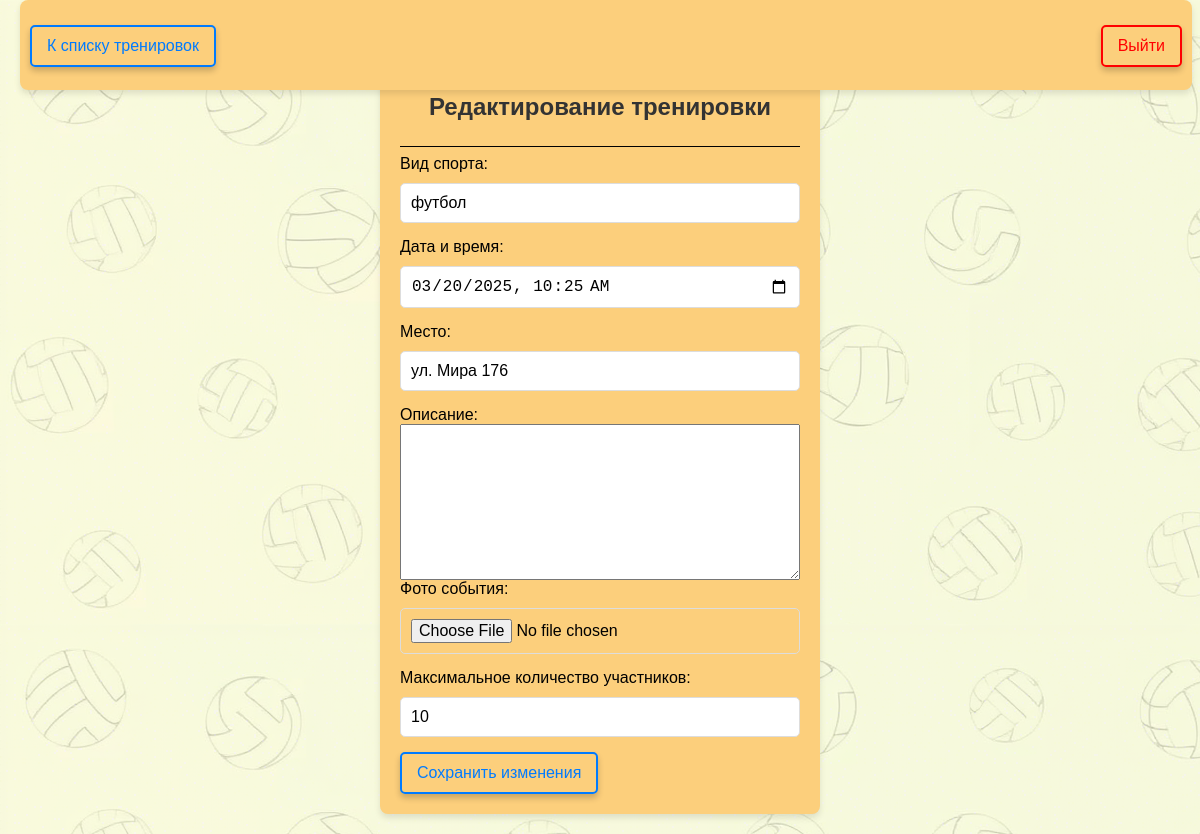
Page /training/12/edit/ (signed in) on the committed database.
### users/models.py (models this page shows, shortened)
class Training(models.Model):
    sport_type = models.CharField(max_length=100, verbose_name="Вид спорта")
    date = models.DateTimeField(verbose_name="Дата и время")
    location = models.CharField(max_length=255, verbose_name="Место")
    organizer = models.ForeignKey(User, on_delete=models.CASCADE, verbose_name="Организатор")
    description = models.TextField(blank=True, verbose_name="Описание")  # Описание тренировки
    image = models.ImageField(upload_to='training_images/', blank=True, null=True, verbose_name="Фото события")  # Фото
    max_participants = models.PositiveIntegerField(default=10, verbose_name="Максимальное количество участников")  # Лимит участников
    participants = models.ManyToManyField(User, related_name="trainings", blank=True)  # Записавшиеся

### users/views.py (the view)
# urls.py: path('training/<int:pk>/edit/', views.TrainingUpdateView.as_view(), name='training_edit'),
class TrainingUpdateView(LoginRequiredMixin, UpdateView):
    model = Training
    form_class = TrainingForm
    template_name = 'training_edit.html'
    success_url = reverse_lazy('training_list')
    def dispatch(self, request, *args, **kwargs):
        obj = self.get_object()
        if obj.organizer != request.user:
            raise PermissionDenied("Вы не можете редактировать эту тренировку")
        return super().dispatch(request, *args, **kwargs)

### users/forms.py
class TrainingForm(forms.ModelForm):
    class Meta:
        model = Training
        fields = ['sport_type', 'date', 'location', 'description', 'image', 'max_participants']
        widgets = {
            'date': forms.DateTimeInput(attrs={'type': 'datetime-local'}),
        }

### users/templates/training_edit.html (shortened to what this page needs)
{% load static %}
<!DOCTYPE html>
<html lang="ru">
<head>
    <link rel="stylesheet" href="{% static 'css/styles.css' %}">
</head>
<body>
    <header id="navbar">
        <a href="{% url 'training_list' %}" class="btn">К списку тренировок</a>
        <a href="{% url 'logout' %}" class="btn red logout-link">Выйти</a>
    </header>
    <div style="margin-top: 5%" class="form-container" id="form">
        <h2 class="auth-title">Редактирование тренировки</h2>
        <hr style="border: none; border-top: 1px solid #000;">
        <form method="POST" enctype="multipart/form-data" action="{% url 'training_edit' training.pk %}">
            <div class="auth-form">
                {{ form.sport_type.label_tag }}
                {{ form.sport_type }}
            </div>
            <div class="auth-form">
                {{ form.date.label_tag }}
                <input type="datetime-local" name="{{ form.date.name }}" value="{{ form.date.value|date:'Y-m-d\TH:i' }}">
            </div>
            <div class="auth-form">
                {{ form.location.label_tag }}
                {{ form.location }}
            </div>
            <div class="auth-form">
                {{ form.description.label_tag }}
                {{ form.description }}
            </div>
            <div class="auth-form">
                {{ form.image.label_tag }}
                {{ form.image }}
            </div>
            <div class="auth-form">
                {{ form.max_participants.label_tag }}
                {{ form.max_participants }}
            </div>
            <button type="submit" class="btn">Сохранить изменения</button>
        </form>
    </div>
</body>
</html>

### static/css/styles.css (style rules this page uses)
body { font-family: Arial, sans-serif; background-color: #e3f6ff; background-image: url('fon.png'); margin: 0; padding: 20px; }
header { width: 96%; height: 6.6%; top: 0; padding: 25px 10px 10px 10px; position: fixed; background-color: #fccf7c; border-radius: 8px; box-shadow: 0 4px 6px rgba(0, 0, 0, 0.1); transition: top 0.3s; }
.btn { display: inline-block; background-color: rgba(255, 255, 255, 0); color: #007bff; text-decoration: none; padding: 10px 15px; border: 2px solid #007bff; border-radius: 5px; font-size: medium; text-align: center; cursor: pointer; transition: all 0.3s ease-in-out; box-shadow: 0 4px 6px rgba(0, 0, 0, 0.2); }
.btn.red { color: #ff0000; border: 2px solid #ff0000; }
.btn.red.logout-link { float: right; }
.form-container { margin-top: 20px; padding: 20px 20px; background-color: #fccf7c; border-radius: 8px; max-width: 400px; margin-left: auto; margin-right: auto; box-shadow: 0 4px 6px rgba(0, 0, 0, 0.1); }
.auth-title { text-align: center; color: #333; margin-bottom: 25px; margin-top: -5px; }
.auth-form { display: flex; flex-direction: column; }
.auth-form input { padding: 10px; margin-top: 10px; margin-bottom: 15px; border: 1px solid #ddd; border-radius: 5px; font-size: 16px; }

### rows in the picture
Training: sport_type "футбол", location "ул. Мира 176", max_participants "10"
